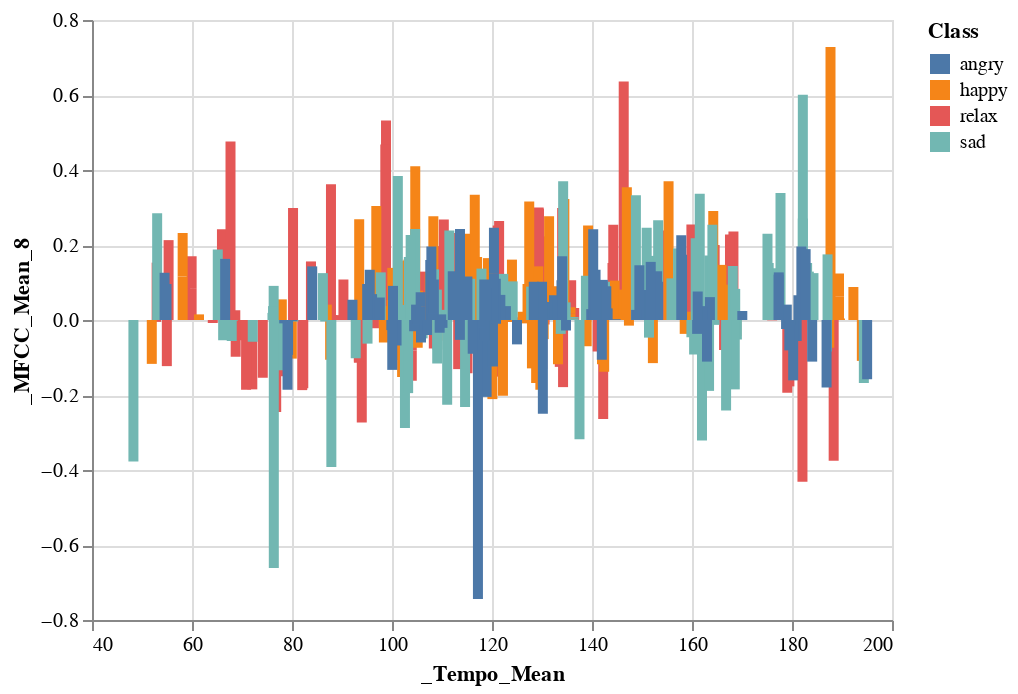

The notebook cell saved with this chart:
### Code cell
music=pd.read_csv(r'/Users/Danial/Downloads/Acoustic Features.csv')
brush=alt.selection_interval(encodings=['x'])
click=alt.selection_multi(encodings=['color'])
alt.Chart(music).mark_bar().encode(x='_Tempo_Mean:Q',y='_MFCC_Mean_8:Q',color='Class').add_selection(brush)

### Figure 1 — Vega-Lite specification as saved in the notebook (floating-point values rounded to 4 significant figures; data arrays with more than 128 entries replaced by an {"elided": "..."} marker saying what was removed)
{"config": {"view": {"continuousWidth": 400, "continuousHeight": 300}}, "data": {"name": "data-8eac40176ed7c25ce64daa4929f80ceb"}, "mark": "bar", "encoding": {"color": {"field": "Class", "type": "nominal"}, "x": {"field": "_Tempo_Mean", "type": "quantitative"}, "y": {"field": "_MFCC_Mean_8", "type": "quantitative"}}, "selection": {"selector003": {"type": "interval", "encodings": ["x"]}}, "$schema": "https://vega.github.io/schema/vega-lite/v4.17.0.json", "datasets": {"data-8eac40176ed7c25ce64daa4929f80ceb": {"elided": "400 records"}}}
